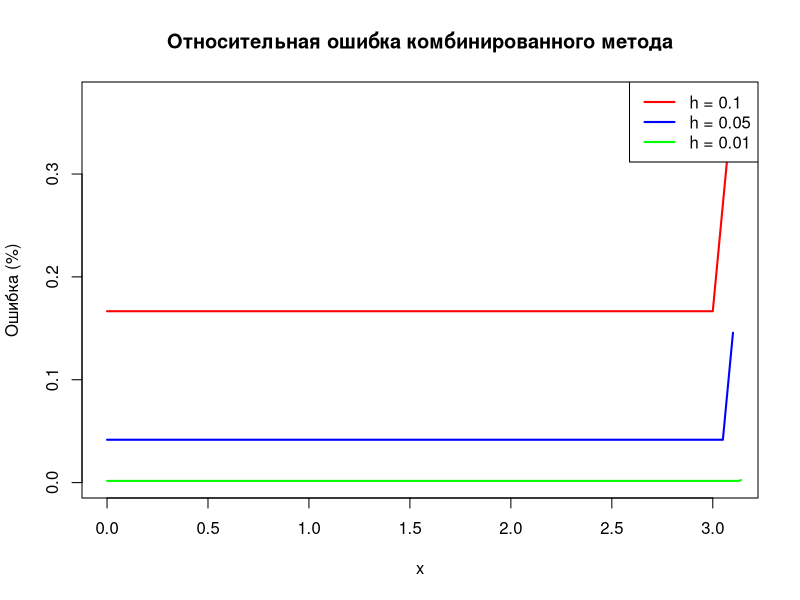

Reproduce this figure in R.
# 4.4.Создать функцию dydxCombo(y, h), численно вычисляющую 
# массив производных по массиву значений функции с заданным шагом по следующему правилу:
# 1) в первой точке используется правосторонняя схема;
# 2) в последней точке используется левосторонняя схема;
# 3) в остальных точках используется центральная схема.
# После создать 3 массива относительных ошибок для функции  
# на отрезке  с шагами , , . Построить графики зависимости относительных 
# ошибок от точки вычисления производной на одном рисунке.

# Исходная функция
f <- function(x) {
  return(sin(x))  # Можно заменить на другую функцию
}

# Аналитическая производная
df_exact <- function(x) {
  return(cos(x))  # Производная sin(x) — это cos(x)
}

# Функция для вычисления производной комбинированным методом
dydxCombo <- function(y, h) {
  n <- length(y)
  res <- numeric(n)
  
  # 1) Правосторонняя схема для первой точки
  res[1] <- (y[2] - y[1]) / h
  
  # 2) Центральная схема для внутренних точек
  for (i in 2:(n-1)) {
    res[i] <- (y[i+1] - y[i-1]) / (2 * h)
  }
  
  # 3) Левосторонняя схема для последней точки
  res[n] <- (y[n] - y[n-1]) / h
  
  return(res)
}

# Функция для вычисления ошибок
compute_errors <- function(h) {
  x <- seq(0, pi, by = h)  # Отрезок от 0 до pi
  yf <- f(x)               # Вычисляем значения функции
  df_exact_values <- df_exact(x)  # Вычисляем точные значения производной
  
  dy_combo <- dydxCombo(yf, h)  # Численные производные
  
  # Относительная ошибка
  errCombo <- abs((dy_combo - df_exact_values) / df_exact_values) * 100
  return(list(x = x, err = errCombo))
}

# Вычисление ошибок для разных шагов
res1 <- compute_errors(0.1)
res2 <- compute_errors(0.05)
res3 <- compute_errors(0.01)

# Построение графиков
plot(res1$x, res1$err, type = "l", col = "red", lwd = 2, ylim = c(0, max(res1$err, res2$err, res3$err, na.rm = TRUE)),
     main = "Относительная ошибка комбинированного метода", xlab = "x", ylab = "Ошибка (%)")
lines(res2$x, res2$err, col = "blue", lwd = 2)
lines(res3$x, res3$err, col = "green", lwd = 2)

# Легенда
legend("topright", legend = c("h = 0.1", "h = 0.05", "h = 0.01"), 
       col = c("red", "blue", "green"), lwd = 2)
